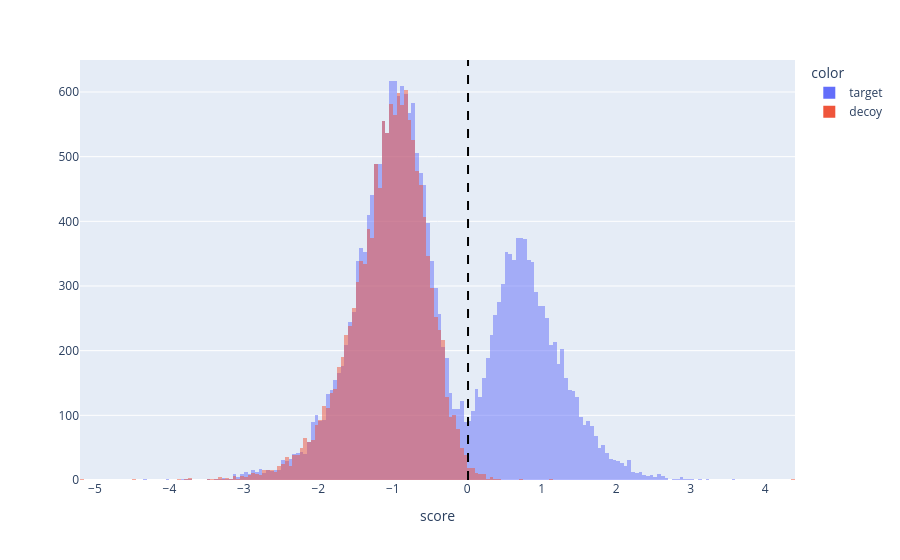

The notebook cell saved with this chart:
### Code cell
score_histogram(psm_list.to_dataframe())

### Figure 1 — Plotly figure (JSON) as saved in the notebook; plotly's stock layout.template omitted (floating-point values rounded to 4 significant figures; data arrays with more than 128 entries replaced by an {"elided": "..."} marker saying what was removed)
{"data": [{"alignmentgroup": "True", "bingroup": "x", "histnorm": "", "hovertemplate": "color=target<br>score=%{x}<br>=%{y}<extra></extra>", "legendgroup": "target", "marker": {"color": "#636efa", "opacity": 0.5, "pattern": {"shape": ""}}, "name": "target", "offsetgroup": "target", "orientation": "v", "showlegend": true, "type": "histogram", "x": {"elided": "22190 float values"}, "xaxis": "x", "yaxis": "y"}, {"alignmentgroup": "True", "bingroup": "x", "histnorm": "", "hovertemplate": "color=decoy<br>score=%{x}<br>=%{y}<extra></extra>", "legendgroup": "decoy", "marker": {"color": "#EF553B", "opacity": 0.5, "pattern": {"shape": ""}}, "name": "decoy", "offsetgroup": "decoy", "orientation": "v", "showlegend": true, "type": "histogram", "x": {"elided": "13366 float values"}, "xaxis": "x", "yaxis": "y"}], "layout": {"barmode": "overlay", "legend": {"title": {"text": "color"}, "tracegroupgap": 0}, "margin": {"t": 60}, "shapes": [{"line": {"color": "black", "dash": "dash"}, "type": "line", "x0": 0.009877, "x1": 0.009877, "xref": "x", "y0": 0, "y1": 1, "yref": "y domain"}], "xaxis": {"anchor": "y", "domain": [0, 1], "title": {"text": "score"}}, "yaxis": {"anchor": "x", "domain": [0, 1], "title": {"text": ""}}}}
